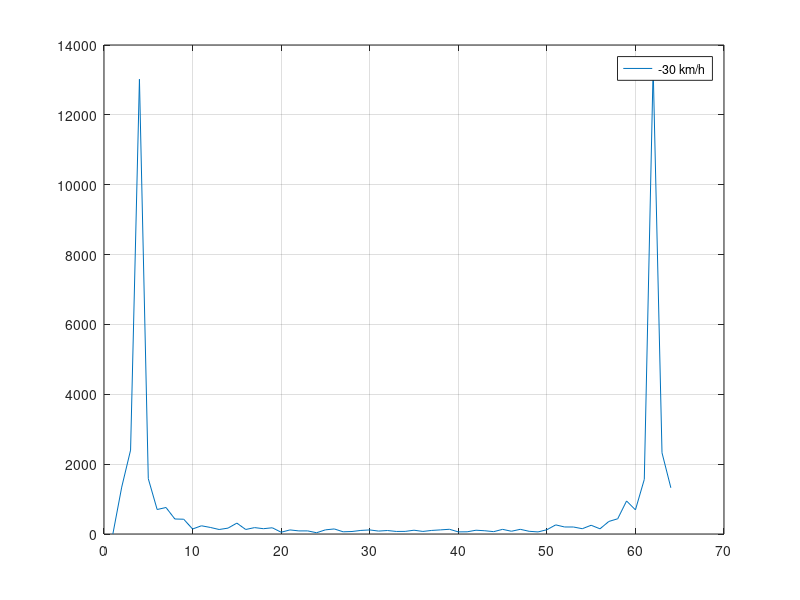
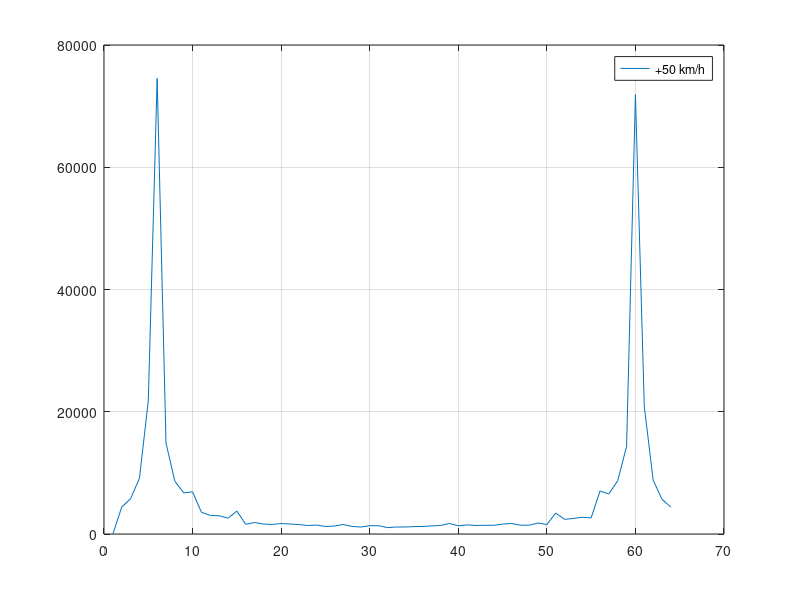
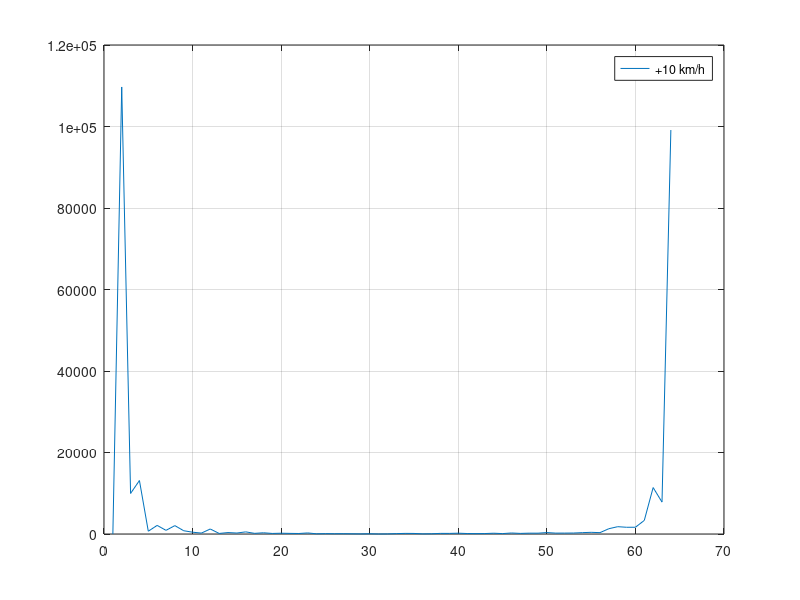
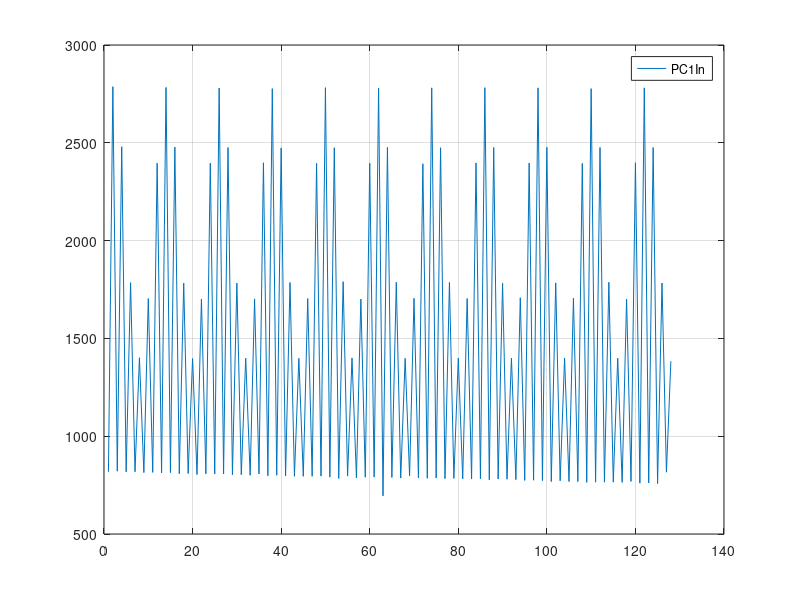

The MATLAB source for these figures, in order:


testOutputMinus30 = [0.0, 1342.5365, 2401.85229, 13019.6094, 1584.20337, 700.963684, 758.857483, 429.749054, 423.235718, 143.179199, 235.382874, 188.131287, 128.942795, 168.220795, 311.921509, 129.467651, 182.980881, 152.061035, 178.503189, 50.9697914, 117.033897, 88.6389542, 88.8511581, 36.5122528, 118.886894, 144.962234, 63.0871849, 71.7097931, 102.60907, 116.600784, 83.737709, 99.8292999, 73.4302368, 74.9775314, 108.413338, 73.5535431, 102.455597, 118.065933, 135.361298, 61.1687393, 62.892849, 108.357895, 92.9885025, 67.5392685, 133.18454, 78.7953873, 134.235519, 77.4909363, 59.6824951, 121.93924, 261.164032, 201.240982, 200.364197, 151.655228, 250.098495, 148.567963, 359.518982, 436.121429, 946.260803, 691.490601, 1562.72412, 13353.0771, 2325.12939, 1323.396];
figure(1)
plot(testOutputMinus30)
legend('-30 km/h');
grid on

figure(2)
testOutput50 = [0.0, 4401.69678, 5771.52686, 9104.67285, 21758.4355, 74520.3672, 14873.0361, 8628.1748, 6730.23486, 6895.90381, 3559.09644, 3033.16577, 2991.4917, 2581.64819, 3748.22632, 1580.96375, 1884.0459, 1630.04602, 1566.48889, 1714.14771, 1633.54822, 1546.15991, 1387.53137, 1459.11572, 1224.5957, 1297.53479, 1552.2356, 1239.45996, 1142.5741, 1362.92896, 1358.80774, 1047.45544, 1144.84277, 1144.42139, 1212.60828, 1232.9884, 1329.4917, 1394.34851, 1720.66003, 1335.51648, 1496.12927, 1397.44373, 1428.13293, 1419.37183, 1621.06653, 1730.80493, 1444.23584, 1448.03284, 1791.14185, 1550.1355, 3418.41113, 2400.11523, 2542.729, 2737.12402, 2638.98291, 7023.85645, 6550.62061, 8719.81836, 14335.5371, 71884.2344, 20880.6445, 8818.66504, 5675.40918, 4407.51807];
plot(testOutput50)
legend('+50 km/h');
grid on

figure(3)
testOutput10 = [0.0, 109701.109, 9951.11133, 13124.8203, 683.006409, 2111.63916, 896.629456, 2055.08887, 802.307556, 444.275635, 225.480469, 1229.56238, 137.214264, 354.354614, 240.116379, 521.003052, 161.276154, 301.768127, 138.052139, 192.980606, 152.139801, 124.982201, 261.653412, 50.5504303, 92.7520981, 67.019577, 76.4617767, 50.2395401, 27.0380249, 63.3146133, 7.32535362, 25.9305286, 96.0832977, 149.875824, 137.681183, 35.5312805, 63.2923088, 152.044312, 148.076736, 201.031219, 117.994148, 94.5722809, 112.364647, 192.449951, 101.452278, 249.092789, 148.794464, 206.601761, 204.044113, 352.366852, 219.944763, 225.551544, 240.893738, 334.07251, 410.959503, 335.797394, 1299.37256, 1796.46997, 1652.22778, 1658.41187, 3332.51416, 11397.0273, 7830.12402, 99133.7344];
plot(testOutput10)
legend('+10 km/h');
grid on	
	
figure(4)
PC1In = [818, 2787, 821, 2480, 818, 1785, 818, 1401, 814, 1704, 815, 2396, 812, 2783, 814, 2478, 808, 1783, 809, 1397, 804, 1701, 808, 2396, 807, 2780, 807, 2476, 803, 1783, 803, 1399, 800, 1702, 807, 2398, 798, 2777, 800, 2474, 797, 1786, 795, 1398, 795, 1704, 795, 2395, 796, 2782, 791, 2475, 784, 1790, 796, 1400, 787, 1701, 790, 2396, 791, 2779, 695, 2477, 789, 1787, 786, 1398, 797, 1705, 787, 2393, 785, 2781, 786, 2475, 783, 1786, 784, 1399, 782, 1704, 781, 2397, 782, 2782, 777, 2476, 781, 1782, 780, 1399, 778, 1708, 774, 2397, 775, 2781, 773, 2477, 768, 1784, 772, 1400, 768, 1705, 768, 2395, 764, 2777, 765, 2476, 765, 1787, 765, 1399, 764, 1701, 769, 2398, 760, 2781, 761, 2476, 758, 1783, 816, 1383];
plot(PC1In)
legend('PC1In');
grid on

figure(5)
PC3In = [480, 0, 385, 0, 266, 0, 238, 0, 326, 0, 449, 0, 480, 0, 383, 0, 266, 0, 239, 0, 329, 0, 450, 0, 479, 0, 384, 0, 268, 0, 239, 0, 326, 0, 448, 0, 479, 0, 383, 0, 266, 0, 238, 0, 326, 0, 448, 0, 478, 0, 384, 0, 265, 0, 238, 0, 326, 0, 448, 0, 479, 0, 384, 0, 266, 0, 239, 26, 325, 0, 452, 0, 479, 0, 385, 0, 266, 0, 240, 0, 327, 1, 448, 0, 479, 0, 384, 0, 266, 0, 238, 7, 326, 3, 447, 4, 479, 1, 384, 8, 266, 6, 236, 0, 327, 8, 448, 25, 478, 10, 384, 12, 266, 9, 238, 11, 326, 14, 449, 16, 478, 16, 384, 17, 266, 18, 236, 14];
plot(PC3In)
legend('PC3In');
grid on